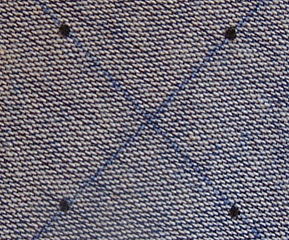
#> input picture uzo/cv8/cv08_im1.bmp, 289 x 240 px
$ python bruh.py
#> lines starting #> are read from the running program, lines starting #| are printed output that depends on the picture; after the words box and inside, x2 and y2 are one past the last pixel; in counts of white or black regions, pixels touching at a corner belong together
from pathlib import Path
from collections import deque
from tabulate import tabulate

import cv2
import numpy as np
import matplotlib.pyplot as plt

def get_histogram(image, smoothing):
    """Funkce pro získání histogramu

    Args:
        image: Zdrojový obrázek
        smoothing: Síla vyhlazování výsledného histogramu

    Returns:
        Vyhlazený histogram
    """
    histogram = cv2.calcHist([image], [0], None, [256], [0, 256])
    normalized = histogram / np.max(histogram) * 255

    flattened = np.ndarray.flatten(normalized)
    smoothed = np.convolve(flattened, np.ones(smoothing)/smoothing, mode='same')

    return smoothed

def get_centers_of_mass(image):
    """Funkce pro výpočet těžiště v segmentovaných oblastech

    Args:
        image: Matice s očíslovanými oblastmi. Pozadí je označeno číslem 0.

    Returns:
        Pole bodů těžišť.
    """
    points = []

    for i in range(1, np.max(image) + 1):
        copy = np.zeros_like(image)
        copy[image == i] = 1

        moments = cv2.moments(copy, True)
        points.append([int(moments["m10"] / moments["m00"]), int(moments["m01"] / moments["m00"])])

    return points

def bfs_coloring(image):
    """Funkce pro barvení oblastí pomocí prohledávání do šířky

    Args:
        image: Binární obrázek k barvení

    Returns:
        Matice s očíslovanými oblastmi
    """
    rows, cols = image.shape
    visited = np.zeros_like(image).astype("bool")
    colors = np.zeros_like(image).astype("uint8")

    directions = [(0, 1), (0, -1), (1, 0), (-1, 0)]

    def is_valid(x, y):
        return 0 <= x < rows and 0 <= y < cols

    def bfs(x, y, color):
        queue = deque([(x, y)])
        visited[x][y] = True
        colors[x][y] = color

        # Zkoumáme všechny okolní body, dokud je v rámci obrázku, nebyli jsme na něm a je vysegmentovaný jako 1
        while queue:
            current_x, current_y = queue.popleft()

            for dx, dy in directions:
                new_x, new_y = current_x + dx, current_y + dy
                if is_valid(new_x, new_y) and not visited[new_x][new_y] and image[new_x][new_y] == 1:
                    queue.append((new_x, new_y))
                    visited[new_x][new_y] = True
                    colors[new_x][new_y] = color

    color_count = 0
    for i in range(rows):
        for j in range(cols):
            if not visited[i][j] and image[i][j] == 1:
                color_count += 1
                bfs(i, j, color_count)

    return colors

def process_image(path, channel, threshold, kernel_size, row):
#> called with path = './cv08_im1.bmp', channel = 2, threshold = 60, kernel_size = 5, row = 0
    image = cv2.imread(Path(path).as_posix())
#> image is the input picture: shape (240, 289, 3); mean B, G, R 117.3, 106.8, 111.1
    image = cv2.cvtColor(image, cv2.COLOR_BGR2RGB)
    channel_data = image[:, :, channel]
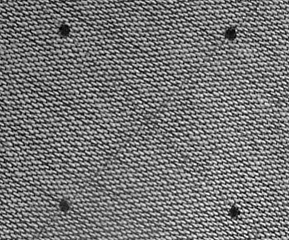
#> channel_data: shape (240, 289); min 0, max 255, mean 117.3
    histogram = get_histogram(channel_data, 2)
#> in get_histogram, `histogram = cv2.calcHist([image], [0], None, [256], [0, 256])`: histogram = 256 values, max 465 at index 80, min 2 at index 1, mean 270.9
#> in get_histogram, `normalized = histogram / np.max(histogram) * 255`: normalized = 256 values, max 255 at index 80, min 1.1 at index 1, mean 148.6
#> in get_histogram, `flattened = np.ndarray.flatten(normalized)`: flattened has the same summary as normalized
#> in get_histogram, `smoothed = np.convolve(flattened, np.ones(smoothing)/smoothing, mode='..`: smoothed = 256 values, max 252.8 at index 80, min 2.47 at index 2, mean 148.5
#> histogram has the same summary as smoothed in get_histogram

    segmented = channel_data.copy()
    segmented[segmented <= threshold] = 1
#> segmented: shape (240, 289); 17.64% of pixels changed, all inside (x1, y1, x2, y2) = (0, 0, 289, 240)
    segmented[segmented > threshold] = 0
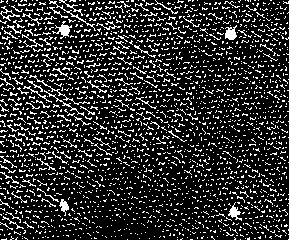
#> segmented: shape (240, 289); values 0 (black) and 1 (white), 17.6% white in thin lines or dots

    kernel = np.ones((kernel_size, kernel_size), np.uint8)
    opened = segmented.copy()
    opened = cv2.erode(opened, kernel)
#> opened: shape (240, 289); values 0 (black) and 1 (white), 0.1% white; 4 white regions (2 under 20 px), largest, box (x1, y1, x2, y2) and area: (227, 32, 234, 38) 27, (61, 27, 67, 34) 25
    opened = cv2.dilate(opened, kernel)
#> opened: shape (240, 289); values 0 (black) and 1 (white), 0.42% white; 4 white regions, box (x1, y1, x2, y2) and area: (225, 30, 236, 40) 95, (59, 25, 69, 36) 93, (230, 208, 237, 217) 59, (62, 202, 68, 210) 46

    regions = bfs_coloring(opened)
    points = get_centers_of_mass(regions)
#> after the loop in get_centers_of_mass, `for i in range(1, np.max(image) + 1):`:
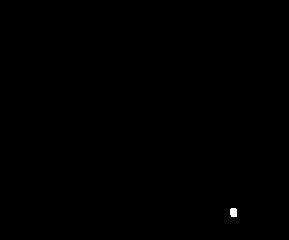
#> copy: shape (240, 289); values 0 (black) and 1 (white), 0.09% white; 1 white region, box (x1, y1, x2, y2) and area: (230, 208, 237, 217) 59
#> points = [[63, 29], [230, 34], [64, 205], [233, 212]]

    print(tabulate([
        ["Obrazek", path],
        ["Nalezenych oblasti", np.max(regions)],
        ["Teziste", points]
    ]), "\n")
#| ------------------  --------------------------------------------
#| Obrazek             ./cv08_im1.bmp
#| Nalezenych oblasti  4
#| Teziste             [[63, 29], [230, 34], [64, 205], [233, 212]]
#| ------------------  --------------------------------------------

    plt.subplot(rows, cols, (cols * row) + 1)
    plt.imshow(image)
    plt.title("Vstup")

    plt.subplot(rows, cols, (cols * row) + 2)
    plt.imshow(channel_data, cmap="gray")
    plt.title("Kanál")

    plt.subplot(rows, cols, (cols * row) + 3)
    plt.plot(histogram)
    plt.xlim(0, 255)
    plt.ylim(0, 255)
    plt.vlines([threshold], 0, 255, "red")
    plt.axis('square')
    plt.title(f"Histogram - práh {threshold}")

    plt.subplot(rows, cols, (cols * row) + 4)
    plt.title("Segmentace")
    plt.imshow(segmented, cmap="gray")

    plt.subplot(rows, cols, (cols * row) + 5)
    plt.title("Otevření (E + D)")
    plt.imshow(opened, cmap="gray")

    plt.subplot(rows, cols, (cols * row) + 6)
    plt.title("Barvení oblastí")
    plt.imshow(regions / np.max(regions) * 255, cmap='jet')

    plt.subplot(rows, cols, (cols * row) + 7)
    plt.title("Těžiště")
    plt.imshow(image)
    plt.scatter(*zip(*points), marker="+", color="red")

def process_image_2(path, channel, threshold, kernel_size, row):
#> called with path = './cv08_im2.bmp', channel = 0, threshold = 150, kernel_size = 3, row = 1
    image = cv2.imread(Path(path).as_posix())
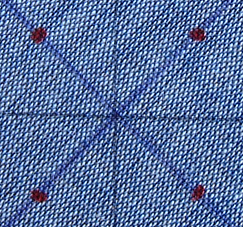
#> input picture uzo/cv8/cv08_im2.bmp, 243 x 227 px
#> image is the input picture: shape (227, 243, 3); mean B, G, R 158.1, 112.5, 88.7
    image = cv2.cvtColor(image, cv2.COLOR_BGR2HSV)
#> image: shape (227, 243, 3); mean H, S, V 109.7, 132.4, 158.4
    channel_data = image[:, :, 0]
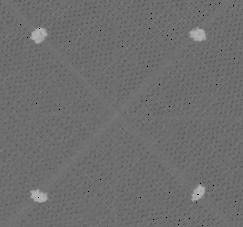
#> channel_data: shape (227, 243); min 0, max 179, mean 109.7
    histogram = get_histogram(channel_data, 2)
#> histogram = 256 values, max 252.3 at index 110, min 0 at index 2, mean 6.72

    segmented = channel_data.copy()
    segmented[segmented <= threshold] = 0
#> segmented: shape (227, 243)
    segmented[segmented > threshold] = 1
#> segmented: shape (227, 243); values 0 (black) and 1 (white), 0.99% white; 4 white regions, box (x1, y1, x2, y2) and area: (31, 28, 47, 43) 159, (31, 190, 47, 202) 135, (190, 29, 206, 41) 130, (192, 185, 205, 201) 120

    regions = bfs_coloring(segmented)
#> regions: shape (227, 243)
    points = get_centers_of_mass(regions)
#> after the loop in get_centers_of_mass (call 2), `for i in range(1, np.max(image) + 1):`:
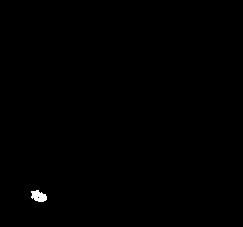
#> copy: shape (227, 243); values 0 (black) and 1 (white), 0.24% white; 1 white region, box (x1, y1, x2, y2) and area: (31, 190, 47, 202) 135
#> points = [[38, 34], [197, 34], [197, 192], [38, 195]]

    print(tabulate([
        ["Obrazek", path],
        ["Nalezenych oblasti", np.max(regions)],
        ["Teziste", points]
    ]), "\n")
#| ------------------  --------------------------------------------
#| Obrazek             ./cv08_im2.bmp
#| Nalezenych oblasti  4
#| Teziste             [[38, 34], [197, 34], [197, 192], [38, 195]]
#| ------------------  --------------------------------------------

    plt.subplot(rows, cols, (cols * row) + 1)
    plt.imshow(image)
    plt.title("Vstup")

    plt.subplot(rows, cols, (cols * row) + 2)
    plt.imshow(channel_data, cmap="gray")
    plt.title("Kanál")

    plt.subplot(rows, cols, (cols * row) + 3)
    plt.plot(histogram)
    plt.xlim(0, 255)
    plt.ylim(0, 255)
    plt.vlines([threshold], 0, 255, "red")
    plt.axis('square')
    plt.title(f"Histogram - práh {threshold}")

    plt.subplot(rows, cols, (cols * row) + 4)
    plt.title("Segmentace")
    plt.imshow(segmented, cmap="gray")

    # plt.subplot(rows, cols, (cols * row) + 5)
    # plt.title("Otevření (E + D)")
    # plt.imshow(opened, cmap="gray")

    plt.subplot(rows, cols, (cols * row) + 6)
    plt.title("Barvení oblastí")
    plt.imshow(regions / np.max(regions) * 255, cmap='jet')

    plt.subplot(rows, cols, (cols * row) + 7)
    plt.title("Těžiště")
    plt.imshow(image)
    plt.scatter(*zip(*points), marker="+", color="red")

rows = 2
cols = 7

process_image("./cv08_im1.bmp", 2, 60, 5, 0)
process_image_2("./cv08_im2.bmp", 0, 150, 3, 1)

plt.show()
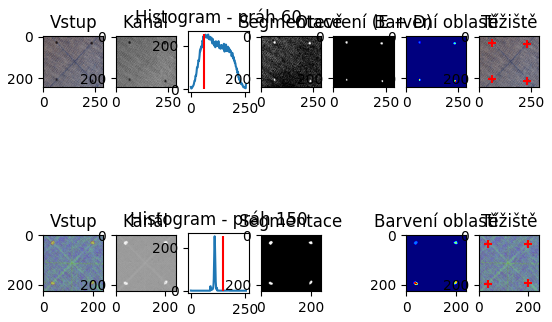
#> figure drawn by matplotlib, 13 panels; panel 3: curve peaks at x = 80, y = 252.8; panel 10: curve peaks at x = 110, y = 252.3
